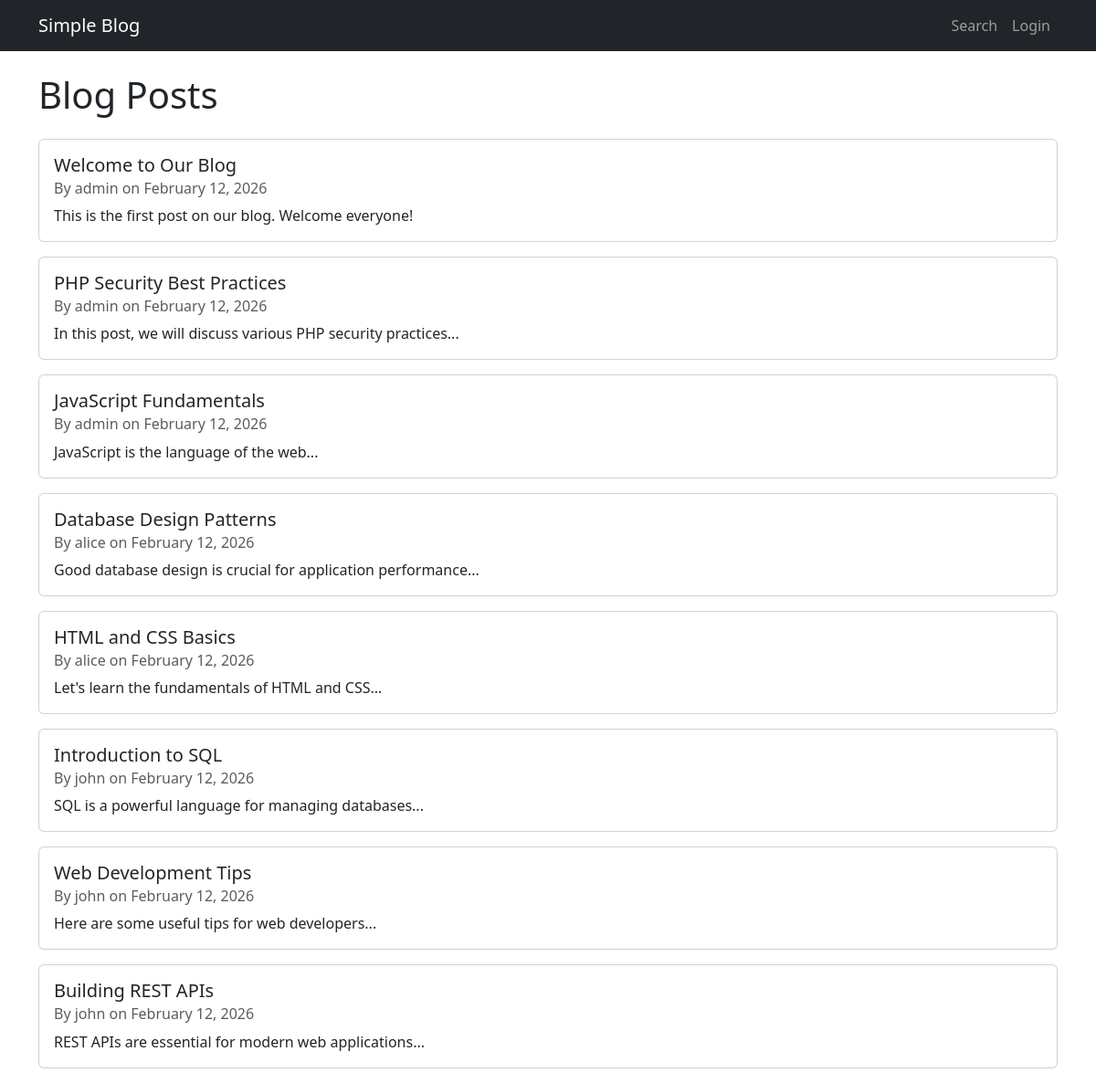
The page / on the database its author committed.
### tables this page shows
CREATE TABLE IF NOT EXISTS posts (
    id INT AUTO_INCREMENT PRIMARY KEY,
    title VARCHAR(200) NOT NULL,
    content TEXT NOT NULL,
    author_id INT NOT NULL,
    created_at TIMESTAMP DEFAULT CURRENT_TIMESTAMP,
    FOREIGN KEY (author_id) REFERENCES users(id)
);

CREATE TABLE IF NOT EXISTS users (
    id INT AUTO_INCREMENT PRIMARY KEY,
    username VARCHAR(50) NOT NULL UNIQUE,
    password VARCHAR(255) NOT NULL,
    email VARCHAR(100) NOT NULL,
    created_at TIMESTAMP DEFAULT CURRENT_TIMESTAMP
);

### src/index.php (the view, shortened to what this page needs)
<?php
$conn = getConnection();
$sql = "SELECT p.*, u.username FROM posts p JOIN users u ON p.author_id = u.id ORDER BY p.created_at DESC";
$result = $conn->query($sql);
?>
<!DOCTYPE html>
<html lang="en">
<head>
    <link href="https://cdn.jsdelivr.net/npm/bootstrap@5.3.0/dist/css/bootstrap.min.css" rel="stylesheet">
</head>
<body>
    <nav class="navbar navbar-expand-lg navbar-dark bg-dark">
        <div class="container">
            <a class="navbar-brand" href="index.php">Simple Blog</a>
            <div class="navbar-nav ms-auto">
                <a class="nav-link" href="search.php">Search</a>
                <?php if (isset($_SESSION['user_id'])): ?>
                    <span class="nav-link">Welcome, <?php echo htmlspecialchars($_SESSION['username']); ?></span>
                    <a class="nav-link" href="logout.php">Logout</a>
                <?php else: ?>
                    <a class="nav-link" href="login.php">Login</a>
                <?php endif; ?>
            </div>
        </div>
    </nav>
    <div class="container mt-4">
        <h1 class="mb-4">Blog Posts</h1>
        <?php if ($result && $result->num_rows > 0): ?>
            <?php while($post = $result->fetch_assoc()): ?>
                <div class="card mb-3">
                    <div class="card-body">
                        <h5 class="card-title"><?php echo htmlspecialchars($post['title']); ?></h5>
                        <h6 class="card-subtitle mb-2 text-muted">
                            By <?php echo htmlspecialchars($post['username']); ?>
                            on <?php echo date('F j, Y', strtotime($post['created_at'])); ?>
                        </h6>
                        <p class="card-text"><?php echo htmlspecialchars($post['content']); ?></p>
                    </div>
                </div>
            <?php endwhile; ?>
        <?php else: ?>
            <p>No posts found.</p>
        <?php endif; ?>
    </div>
</body>
</html>

### rows shown on the page
posts: title "Welcome to Our Blog", author.username "admin", created_at "February 12, 2026", content "This is the first post on our blog. Welcome everyone!"
posts: title "PHP Security Best Practices", author.username "admin", created_at "February 12, 2026", content "In this post, we will discuss various PHP security practices..."
posts: title "JavaScript Fundamentals", author.username "admin", created_at "February 12, 2026", content "JavaScript is the language of the web..."
posts: title "Database Design Patterns", author.username "alice", created_at "February 12, 2026", content "Good database design is crucial for application performance..."
posts: title "HTML and CSS Basics", author.username "alice", created_at "February 12, 2026", content "Let's learn the fundamentals of HTML and CSS..."
posts: title "Introduction to SQL", author.username "john", created_at "February 12, 2026", content "SQL is a powerful language for managing databases..."
posts: title "Web Development Tips", author.username "john", created_at "February 12, 2026", content "Here are some useful tips for web developers..."
posts: title "Building REST APIs", author.username "john", created_at "February 12, 2026", content "REST APIs are essential for modern web applications..."
